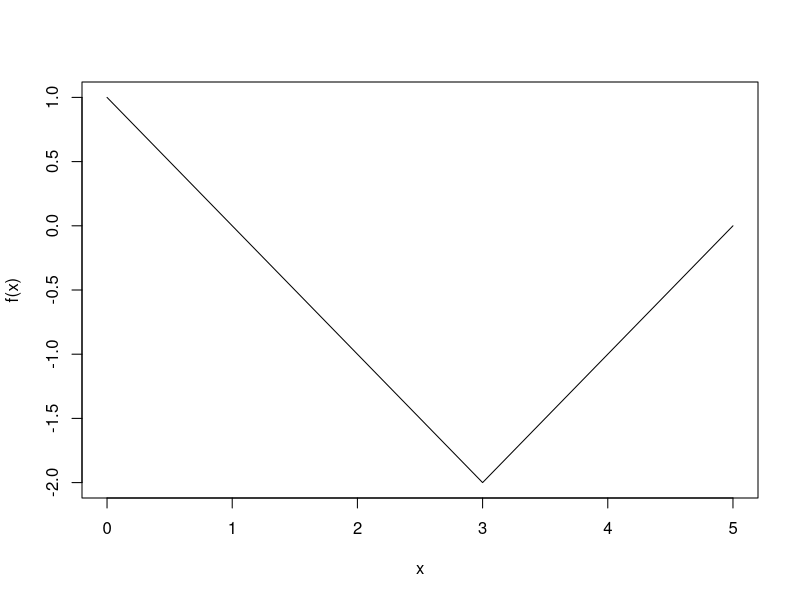

Write R code to recreate this figure.
# Semana 13

# Q1
f = function(x){abs(x-3) - 2}
curve(f(x), xlim = c(0,5))

# a)
# b)

# c)
# aproximacao por retangulos usando como altura pontos a esquerda
IntRet_inf = function(a, b, f, n){ 
  x       = a                        #ponto inferior
  S       = 0
  delta = (b-a)/n
  for(i in 1:n){
    S      = S + f(x)*delta 
    x      = x + delta
  }
  return(S)
}

IntRet_inf(0, 5, f, 50)
IntRet_inf(0, 5, f, 100)
IntRet_inf(0, 5, f, 150)

# Q2
